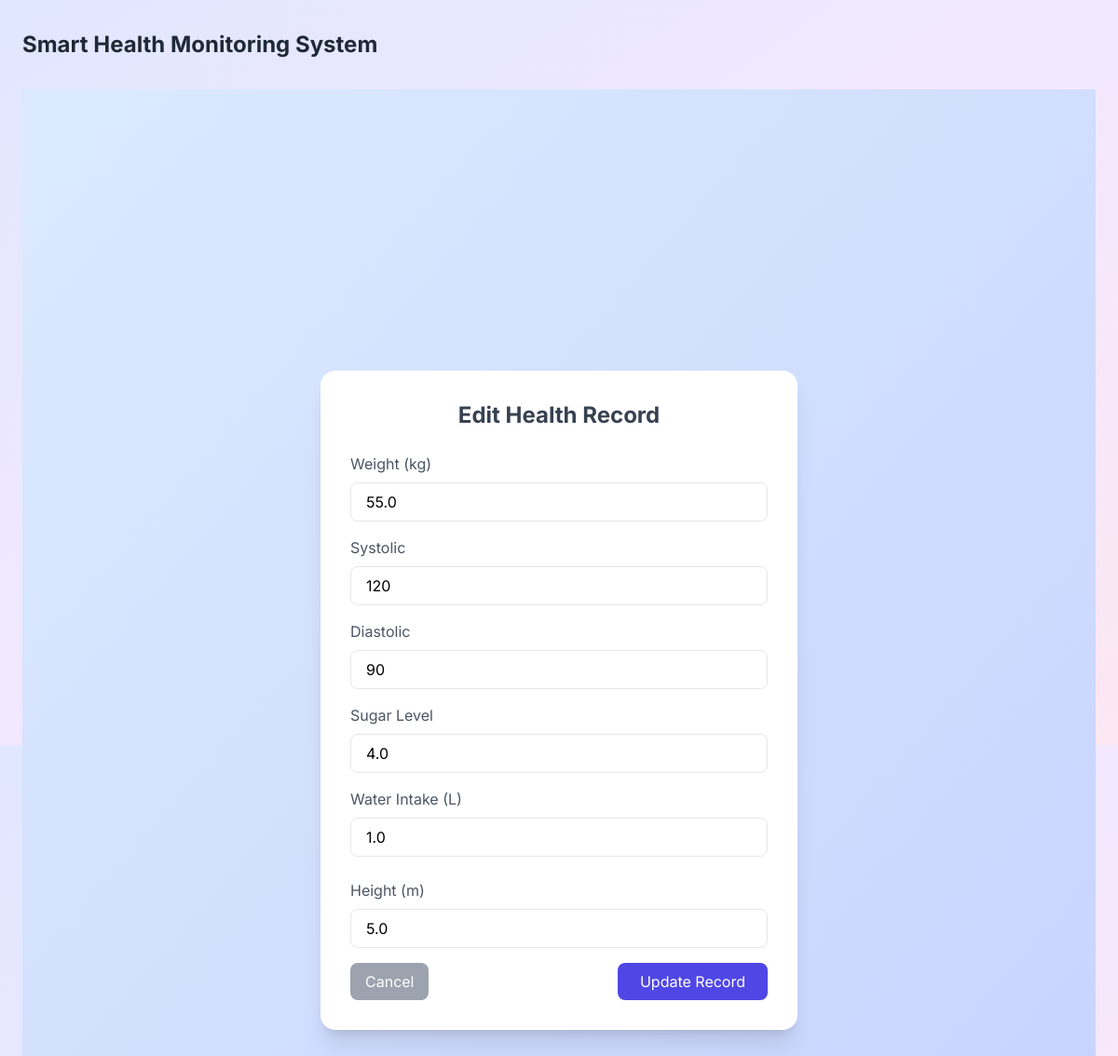
Page /edit/1 (signed in) on the committed database.
### models.py (models this page shows, shortened)
class HealthRecord(db.Model):
    __tablename__ = "health_record"
    id = db.Column(db.Integer, primary_key=True)
    weight = db.Column(db.Float, nullable=False)
    height = db.Column(db.Float, nullable=False)
    bmi = db.Column(db.Float)
    systolic = db.Column(db.Integer, nullable=False)
    diastolic = db.Column(db.Integer, nullable=False)
    sugar = db.Column(db.Float, nullable=False)
    water = db.Column(db.Float, nullable=False)
    date = db.Column(db.DateTime, default=datetime.utcnow)
    user_id = db.Column(db.Integer, db.ForeignKey("user.id"), nullable=False)

### app.py (the view, shortened to what this page needs)
@app.route("/edit/<int:record_id>", methods=["GET", "POST"])
@login_required
def edit_record(record_id):
    record = HealthRecord.query.get_or_404(record_id)
    if record.user_id != current_user.id:
        abort(403)
    return render_template("edit_record.html", record=record)

### app.py (called while the page is built)
@login_manager.user_loader
def load_user(user_id):
    return User.query.get(int(user_id))

### templates/edit_record.html
{% extends "base.html" %}
{% block content %}
<script src="https://cdn.tailwindcss.com"></script>
<div class="min-h-screen bg-gradient-to-br from-blue-100 to-indigo-200 flex items-center justify-center p-6">
    <div class="bg-white p-8 rounded-2xl shadow-xl w-full max-w-lg">
        <h2 class="text-2xl font-bold mb-6 text-center text-gray-700">
            Edit Health Record
        </h2>
        <form method="POST">
            <div class="mb-4">
                <label class="block text-gray-600 mb-2">Weight (kg)</label>
                <input type="number" step="0.1" name="weight"
                       value="{{ record.weight }}"
                       required
                       class="w-full px-4 py-2 border rounded-lg focus:ring-2 focus:ring-indigo-400">
            </div>
            <div class="mb-4">
                <label class="block text-gray-600 mb-2">Systolic</label>
                <input type="number" name="systolic"
                       value="{{ record.systolic }}"
                       required
                       class="w-full px-4 py-2 border rounded-lg focus:ring-2 focus:ring-indigo-400">
            </div>
            <div class="mb-4">
                <label class="block text-gray-600 mb-2">Diastolic</label>
                <input type="number" name="diastolic"
                       value="{{ record.diastolic }}"
                       required
                       class="w-full px-4 py-2 border rounded-lg focus:ring-2 focus:ring-indigo-400">
            </div>
            <div class="mb-4">
                <label class="block text-gray-600 mb-2">Sugar Level</label>
                <input type="number" step="0.1" name="sugar"
                       value="{{ record.sugar }}"
                       required
                       class="w-full px-4 py-2 border rounded-lg focus:ring-2 focus:ring-indigo-400">
            </div>
            <div class="mb-6">
                <label class="block text-gray-600 mb-2">Water Intake (L)</label>
                <input type="number" step="0.1" name="water"
                       value="{{ record.water }}"
                       required
                       class="w-full px-4 py-2 border rounded-lg focus:ring-2 focus:ring-indigo-400">
            </div>
            <div class="mb-4">
                <label class="block text-gray-600 mb-2">Height (m)</label>
                <input type="number" step="0.01" name="height"
                    value="{{ record.height }}"
                    required
                    class="w-full px-4 py-2 border rounded-lg focus:ring-2 focus:ring-indigo-400">
            </div>
            <div class="flex justify-between">
                <a href="/dashboard"
                   class="bg-gray-400 text-white px-4 py-2 rounded-lg hover:bg-gray-500 transition">
                    Cancel
                </a>
                <button type="submit"
                        class="bg-indigo-600 text-white px-6 py-2 rounded-lg hover:bg-indigo-700 transition">
                    Update Record
                </button>
            </div>
        </form>
    </div>
</div>
{% endblock %}

### templates/base.html (style rules this page uses)
body { font-family: 'Inter', sans-serif; }

### rows in the picture
HealthRecord: weight "55.0", systolic "120", diastolic "90", sugar "4.0", water "1.0", height "5.0"
